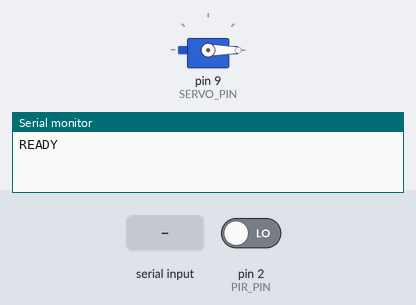
The sketch below on a simulated Arduino Uno, built with avr-gcc and run on an emulated ATmega328P. Parts: servo, the last lines printed to the serial monitor. Inputs (shaded band) come from the test bench; at power-on: pin 2 (PIR_PIN) LOW.

Above: at 1.2 s.
1.3 s: "UNLOCK\n" received over Serial
At 2.4 s:
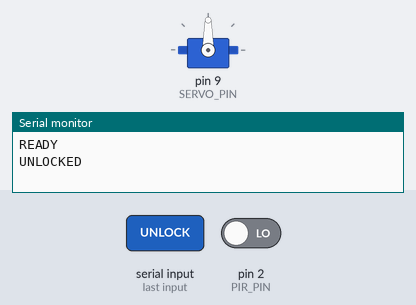
Timing chart, 0 to 7.8 s (numbered marks = the images above; inputs shaded):
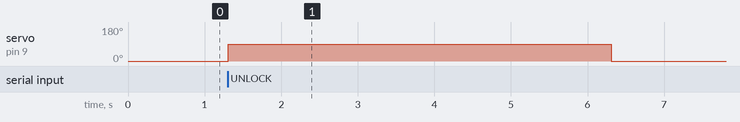

The sketch:

lock_controller.ino
```cpp
/*
  lock_controller.ino
  Runs on Arduino Uno. Listens for an "UNLOCK" command over serial from the
  Python backend, drives a servo to open the physical lock, and uses a PIR
  sensor to auto re-lock after the area is clear.
*/

#include <Servo.h>

Servo lockServo;

const int SERVO_PIN = 9;
const int PIR_PIN = 2;
const int LOCKED_ANGLE = 0;
const int UNLOCKED_ANGLE = 90;
const unsigned long UNLOCK_DURATION_MS = 5000;

String incomingCommand = "";
bool isUnlocked = false;
unsigned long unlockTimestamp = 0;

void setup() {
  Serial.begin(9600);
  lockServo.attach(SERVO_PIN);
  pinMode(PIR_PIN, INPUT);
  lockServo.write(LOCKED_ANGLE);
  Serial.println("READY");
}

void loop() {
  // Read commands from Python backend
  while (Serial.available() > 0) {
    char incomingChar = Serial.read();
    if (incomingChar == '\n') {
      incomingCommand.trim();
      if (incomingCommand == "UNLOCK") {
        unlock();
      }
      incomingCommand = "";
    } else {
      incomingCommand += incomingChar;
    }
  }

  // Auto re-lock after UNLOCK_DURATION_MS, unless PIR still detects presence
  if (isUnlocked && millis() - unlockTimestamp > UNLOCK_DURATION_MS) {
    int motionDetected = digitalRead(PIR_PIN);
    if (motionDetected == LOW) {
      lock();
    } else {
      // Someone's still there — extend the window
      unlockTimestamp = millis();
    }
  }
}

void unlock() {
  lockServo.write(UNLOCKED_ANGLE);
  isUnlocked = true;
  unlockTimestamp = millis();
  Serial.println("UNLOCKED");
}

void lock() {
  lockServo.write(LOCKED_ANGLE);
  isUnlocked = false;
  Serial.println("LOCKED");
}
```

Measured:
- after the input at 1.3 s, servo on pin 9 (SERVO_PIN): 0° → 90° at once, → 0° 5.0 s later
